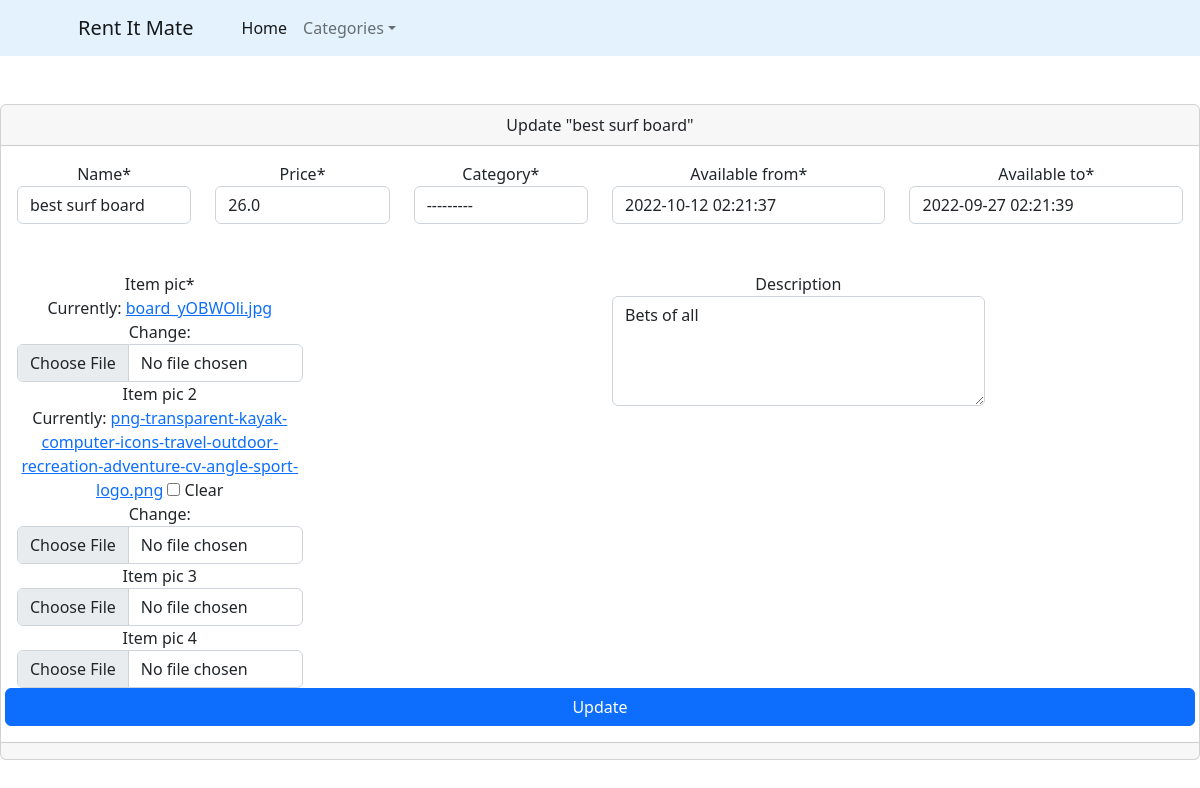
Before: /update_item/4/ (signed in) with the older database file.
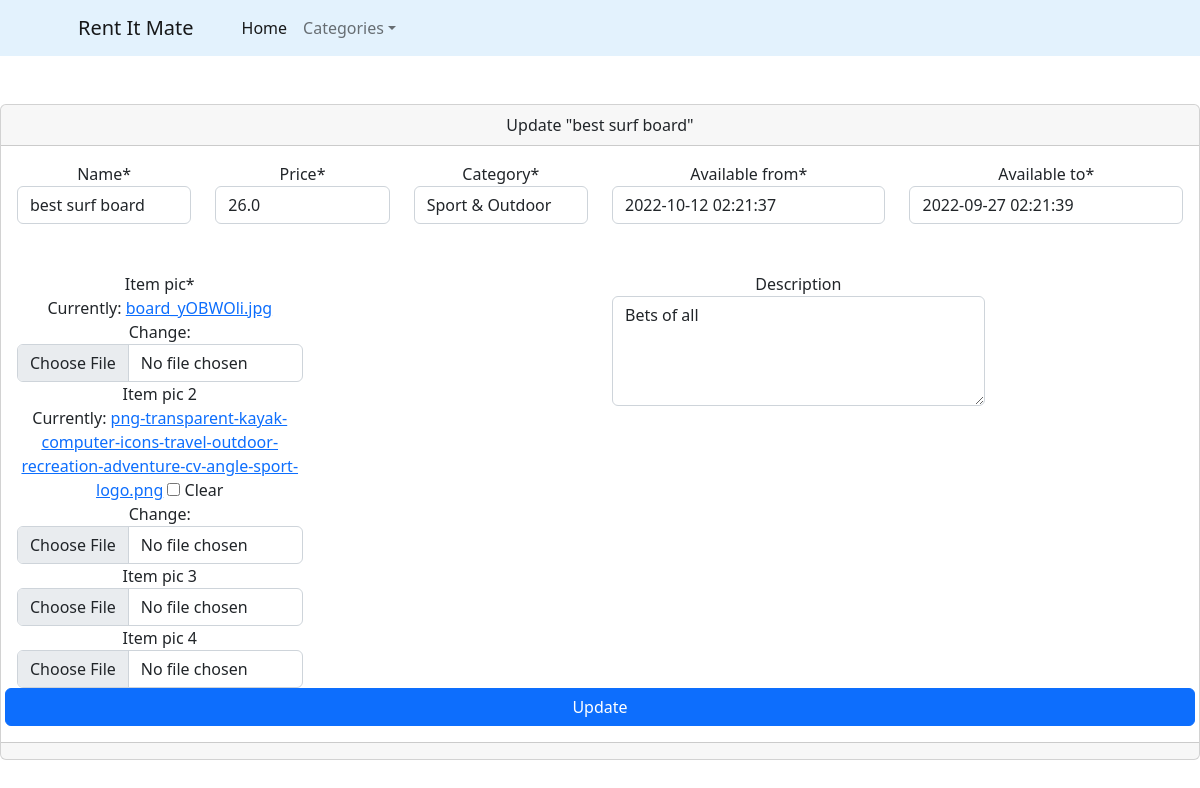
After: the same page with the newer database file.
### ecommerce/models.py (models this page shows, shortened)
class Product(models.Model):
    CATEGORY = (
                ('Sport-Outdoor', 'Sport & Outdoor'),
                ('Drones-cameras', 'Drones & cameras'),
                ('Electronics', 'Electronics'),
                ('Home-appliances', 'Home appliances'),
                ('Musical-equipments', 'Musical equipments'),
                ('Accessories','Accessories'),
                )
    customer = models.ForeignKey(Customer, null=True, on_delete=models.SET_NULL)
    name = models.CharField(max_length=200, null=True)
    price = models.FloatField(null=True)
    category = models.CharField(max_length=200, null=True,choices=CATEGORY)
    description = models.CharField(max_length=200, null=True, blank=True)
    date_created= models.DateTimeField(auto_now_add=True, null=True)
    available_from = models.DateTimeField(null=True)
    available_to = models.DateTimeField(null=True)
    item_pic = models.ImageField( null=True)
    item_pic_2 = models.ImageField(null=True, blank=True)
    item_pic_3 = models.ImageField(null=True, blank=True)
    item_pic_4 = models.ImageField(null=True, blank=True)
    def __str__(self):
        return self.name

### ecommerce/views.py (the view)
# urls.py: path('update_item/<str:pk>/', views.updateItem, name="updateitem"),
@login_required(login_url='login')
def updateItem(request, pk):
    product = Product.objects.get(id=pk)
    form = ProductForm(instance=product)
    if request.method == 'POST':
        form = ProductForm(request.POST, request.FILES,instance=product,)
        if form.is_valid():
            form.save()
            return redirect('/')
    context = {'form': form, "item": product, "order_c": product.customer}
    return render(request, 'update-item.html', context)

### ecommerce/forms.py
class ProductForm(ModelForm):
    class Meta:
        model = Product
        fields = '__all__'
        widgets = {
        'customer': forms.TextInput(attrs={'type': 'hidden'}),
        'description': forms.Textarea(attrs={'rows': 4}),
    }

### templates/update-item.html (shortened to what this page needs)
<!DOCTYPE html>
{% load static%}
{% load crispy_forms_tags %}
<html lang="en">
<head>
    <link href="https://cdn.jsdelivr.net/npm/bootstrap@5.2.1/dist/css/bootstrap.min.css" rel="stylesheet">
</head >
<body>
    <nav class="navbar navbar-expand-lg navbar-light bg-grey" style="background-color: #e3f2fd;">
            <div class="container px-4 px-lg-5">
                <a class="navbar-brand" href="{% url 'index' %}">Rent It Mate</a>
                <div class="collapse navbar-collapse" id="navbarSupportedContent">
                    <ul class="navbar-nav me-auto mb-2 mb-lg-0 ms-lg-4">
                        <li class="nav-item"><a class="nav-link active" aria-current="page" href="{% url 'index' %}">Home</a></li>
                        <li class="nav-item dropdown">
                            <a class="nav-link dropdown-toggle" id="navbarDropdown" href="#" role="button" data-bs-toggle="dropdown" aria-expanded="false">Categories</a>
                        </li>
                    </ul>
                </div>
            </div>
        </nav>
<br><br><div class="card text-center">
  <div class="card-header">
    Update "{{item}}"
  </div>
  <div class="card-body">
    <form method="post" enctype="multipart/form-data">
        <div class="row">
            <div class="form-group col-md-2 mb-0">
                 {{ form.name|as_crispy_field }}
            </div>
            <div class="form-group col-md-2 mb-0">
                    {{ form.price|as_crispy_field }}
            </div>
            <div class="form-group col-md-2 mb-0">
                     {{ form.category|as_crispy_field }}
            </div>
             <div class="form-group col-md-3 mb-0">
                     {{ form.available_from|as_crispy_field }}
            </div>
             <div class="form-group col-md-3 mb-0">
                     {{ form.available_to|as_crispy_field }}
            </div>
        </div><br><br>
        <div class="row">
          <div class="form-group col-md-6 mb-0">
                        <div class="form-group col-md-6 mb-0">
                        {{ form.item_pic|as_crispy_field }}
                      </div>
                      <div class="form-group col-md-6 mb-0">
                        {{ form.item_pic_2|as_crispy_field }}
                      </div>
                        <div class="form-group col-md-6 mb-0">
                        {{ form.item_pic_3|as_crispy_field }}
                      </div>
                          <div class="form-group col-md-6 mb-0">
                        {{ form.item_pic_4|as_crispy_field }}
                      </div>
          </div>
            <div class="form-group col-md-4 mb-0">
            {{ form.description|as_crispy_field  }}
          </div>
            <br><br>
        <button type="submit" class="btn btn-primary">Update</button>
        </div>
    </form>
  </div>
  <div class="card-footer text-muted">
  </div>
</div>
</body>

Changed rows visible on the page:
changed Product "best surf board": category "---------" → "Sport & Outdoor"
